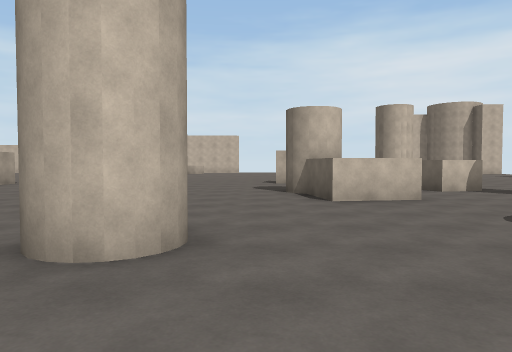
view 1 (above)

24 first-person views from a walk through a 3-D level made in the Unity game engine. The camera is 1.4 m above the floor, tilts 2° down and sees 70° across. The floor is counted in squares, 2 m on a side. Each view is taken from the middle of a square. On the plan, view 1 faces up. The plan holds only what a view shows up to about 11 squares ahead; the rest is blank. The place goes on beyond the plan. The player is left out.

view 2
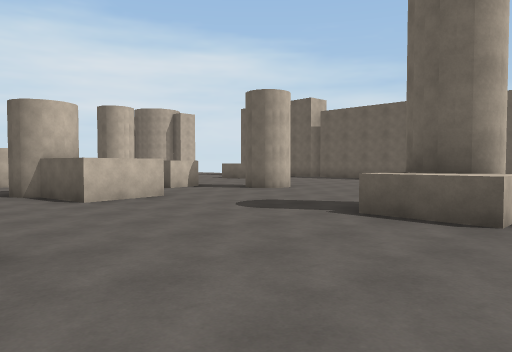

view 3
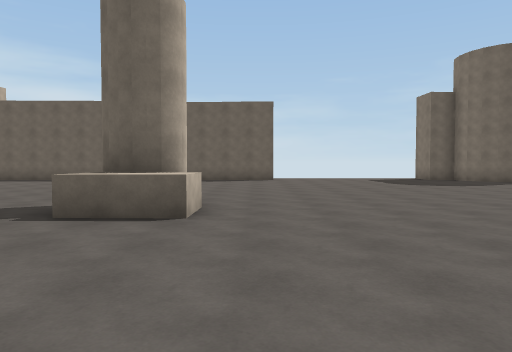

view 4
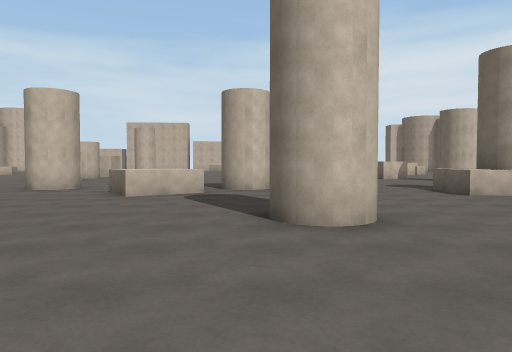

view 5
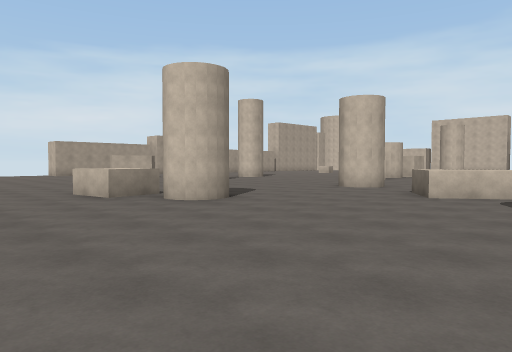

view 6
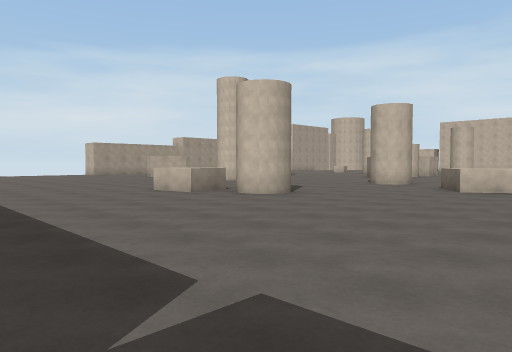

view 7
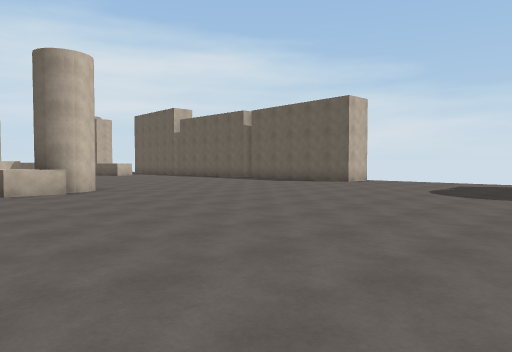

view 8
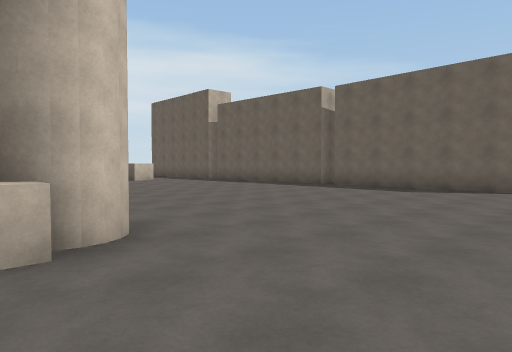

view 9
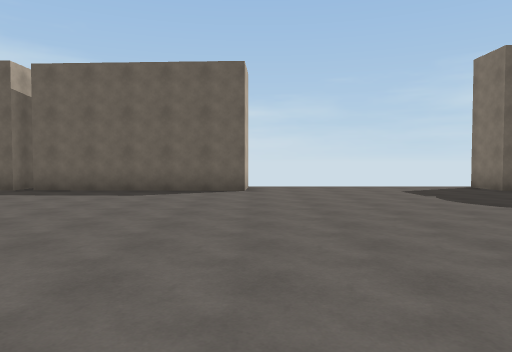

view 10
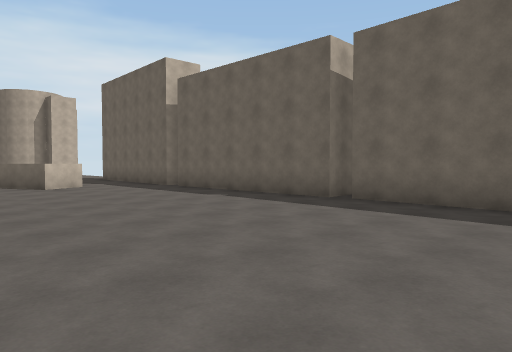

view 11
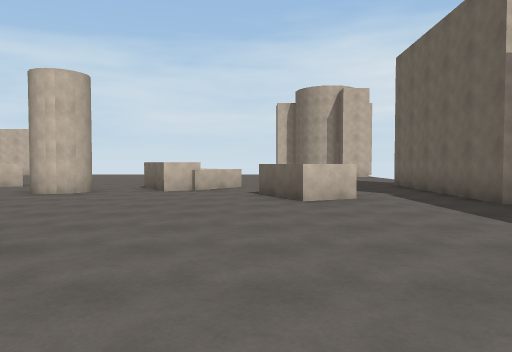

view 12
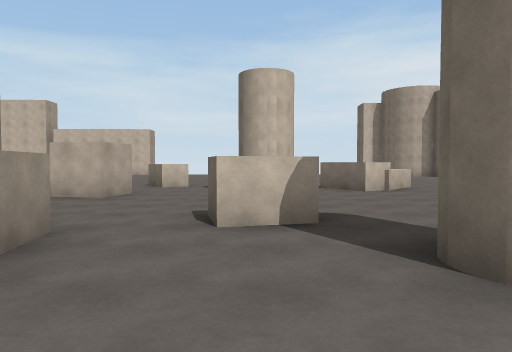

view 13
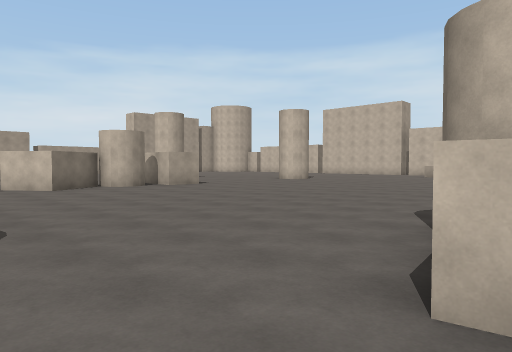

view 14
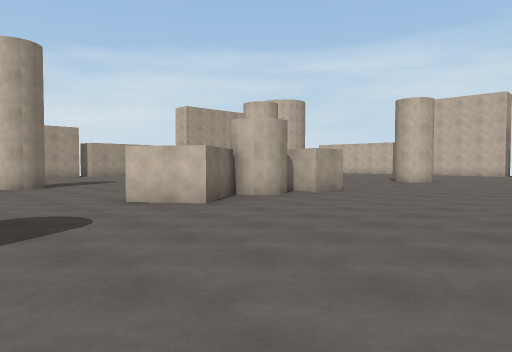

view 15
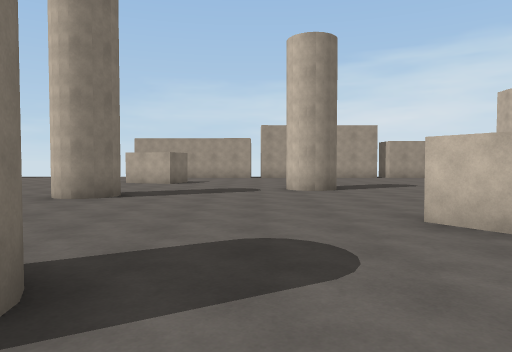

view 16
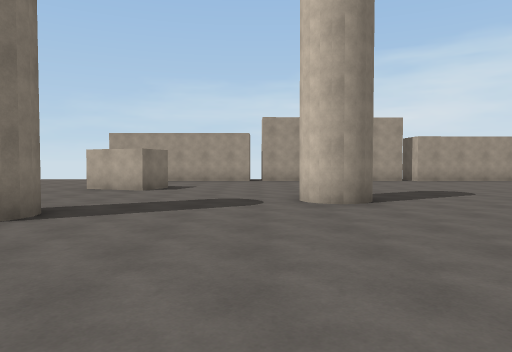

view 17
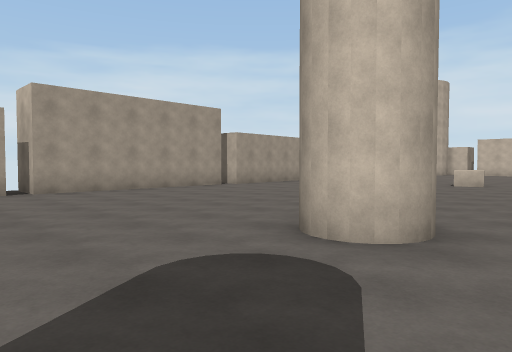

view 18
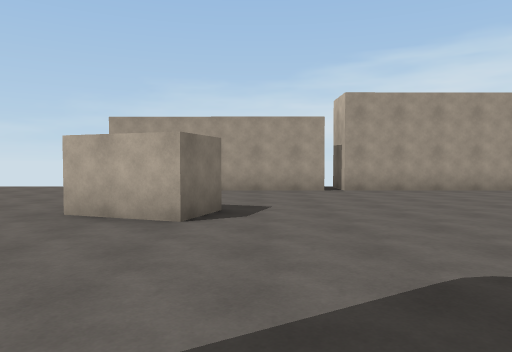

view 19
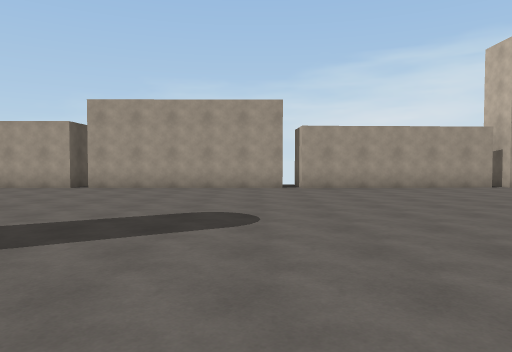

view 20
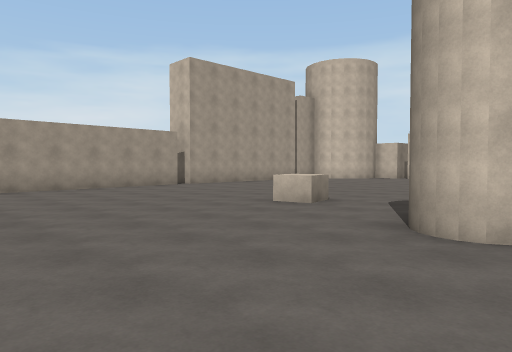

view 21
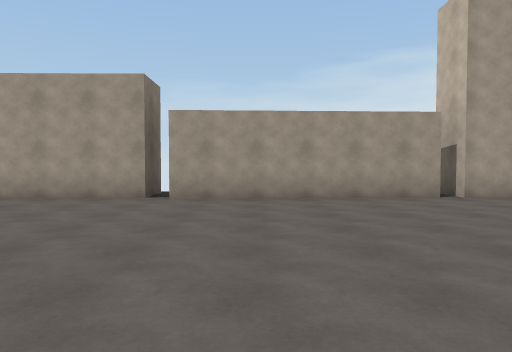

view 22
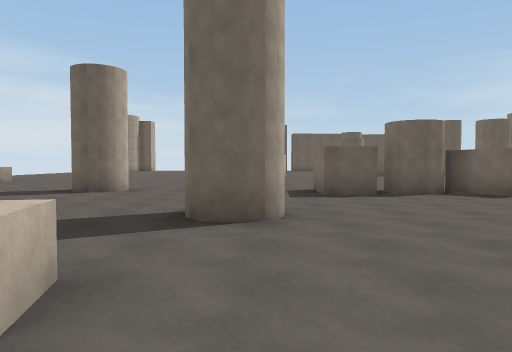

view 23
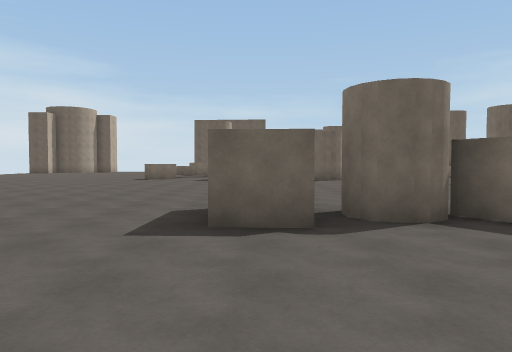

view 24
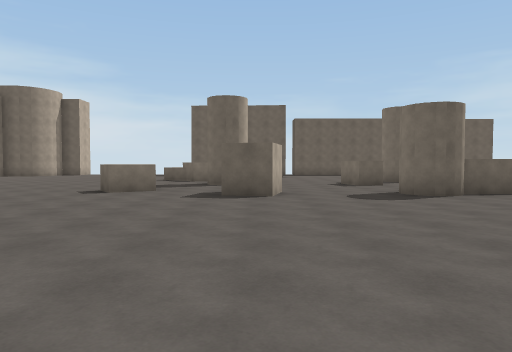

### Floor plan
Key: @ floor where view 1 was taken; # wall or solid block; x gap in a wall; . floor; ^ raised ledge; O other object.
Columns run from 24 left of view 1 to 16 right of it. Each row starts with its distance up from view 1.
 18  #.    ...   ..## ....  ....
 17 x......... ...............O.
 16  #......O.................OO.    ^.  ..#
 15  #......O.................... .^^^.  ..#
 14  #.........#.................#..^..  ..#
 13  #.......................OO.......^^...#
 12  #............##...................^^..#
 11 x......................................
 10  #.............#.............O.........#
  9  #.............#.........OO..O.........#
  8  #............##..........##...#.......#
  7  #.......#................##...#.......#
  6  #.......#.............................#
  5 x.......................................x
  4  #.....................................#
  3  #...............##.  .#...............#
  2  #....#....#........^^......^#.........#
  1       #....#..  ....^^......^..........#
  0      ........   ........@..............##
 -1    .... ...     ........................
 -2  ....          ..#......#...............
 -3  ...          ^^##......................
 -4            ....^........................
 -5            .............................
 -6            .............. ..............
 -7            .............  .........  ...
 -8                .........  ....         ##
 -9                     ....

Positions as (right, up) in squares from view 1, and headings:
1: (0, 0), facing up
2: (-1, 0), facing up-right
3: (-1, 0), facing right
4: (-1, -7), facing up
5: (-1, -7), facing up-left
6: (-1, -9), facing up-left
7: (2, -8), facing up-right
8: (4, -2), facing up-right
9: (5, -1), facing right
10: (8, 1), facing up-right
11: (10, 5), facing up
12: (5, 5), facing up
13: (2, 5), facing up-left
14: (-3, 4), facing up-left
15: (-5, 5), facing left
16: (-8, 5), facing left
17: (-13, 3), facing up-left
18: (-13, 3), facing left
19: (-12, 10), facing left
20: (-12, 10), facing up-left
21: (-15, 13), facing left
22: (-18, 14), facing right
23: (-14, 12), facing right
24: (-7, 13), facing right
